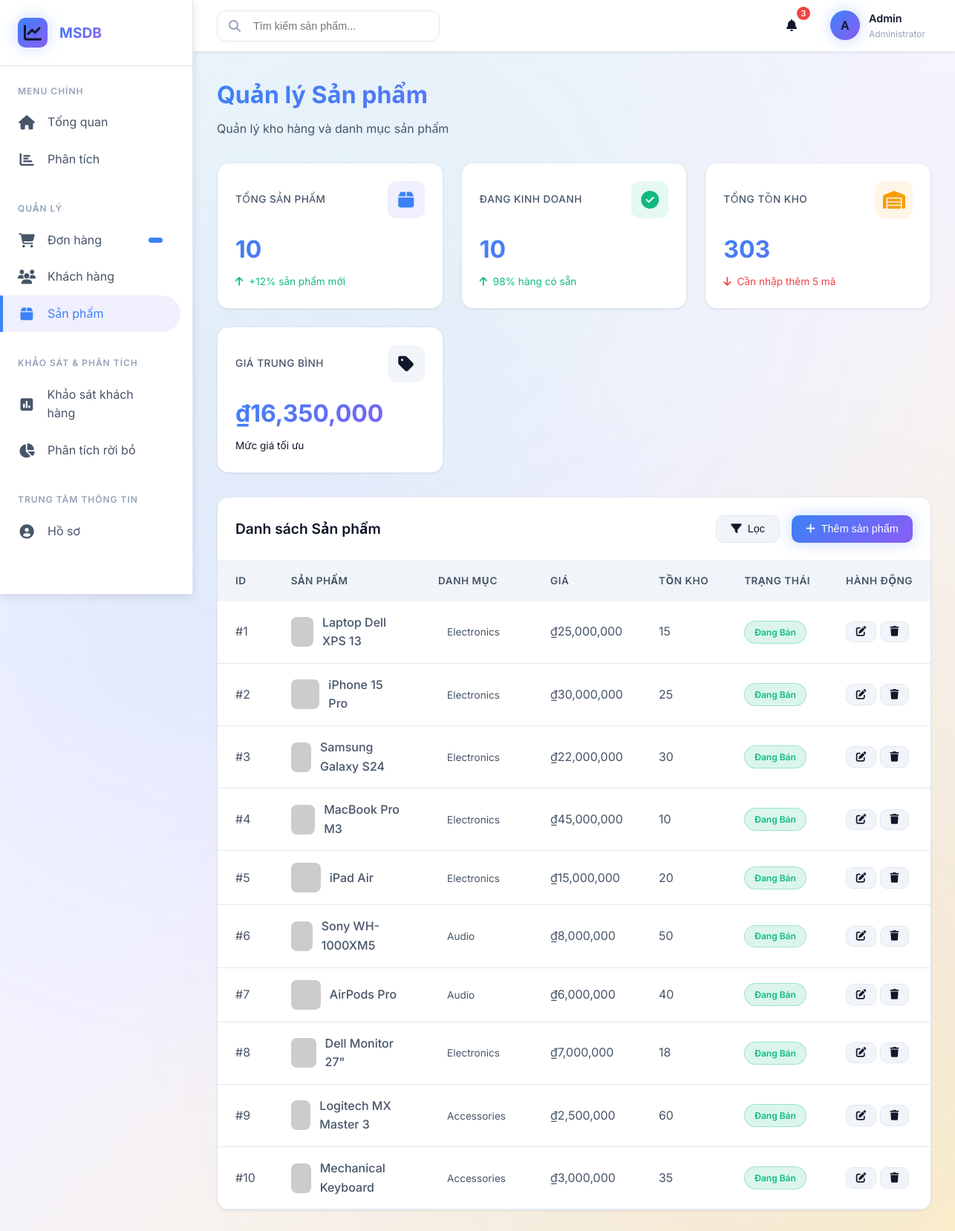
/products.php, run on the app's committed database.
### tables this page shows
CREATE TABLE IF NOT EXISTS products (
    id INT AUTO_INCREMENT PRIMARY KEY,
    product_name VARCHAR(100) NOT NULL,
    category VARCHAR(50),
    price DECIMAL(10, 2) NOT NULL,
    stock INT NOT NULL DEFAULT 0,
    description TEXT,
    image_url VARCHAR(255),
    status ENUM('active', 'inactive') DEFAULT 'active',
    created_at TIMESTAMP DEFAULT CURRENT_TIMESTAMP,
    updated_at TIMESTAMP DEFAULT CURRENT_TIMESTAMP ON UPDATE CURRENT_TIMESTAMP
);

### products.php (the view, shortened to what this page needs)
<?php
require_once 'db.php';
try {
    $sql = "SELECT * FROM products ORDER BY created_at DESC LIMIT 50";
    $stmt = $conn->query($sql);
    $products = $stmt->fetchAll(PDO::FETCH_ASSOC);
    $stats_sql = "SELECT
        COUNT(*) as total_products,
        SUM(CASE WHEN status = 'active' THEN 1 ELSE 0 END) as active_products,
        SUM(stock) as total_stock,
        AVG(price) as avg_price
        FROM products";
    $stats = $conn->query($stats_sql)->fetch(PDO::FETCH_ASSOC);
} catch(PDOException $e) {
    if (!isset($error)) {
        $error = "Error: " . $e->getMessage();
    }
}
?>
<!DOCTYPE html>
<html lang="vi">
<head>
    <link rel="stylesheet" href="css/style.css">
    <link rel="stylesheet" href="https://cdnjs.cloudflare.com/ajax/libs/font-awesome/6.4.0/css/all.min.css">
</head>
<body>
    <div class="dashboard-container">
        <aside class="sidebar">
            <div class="sidebar-header">
                <div class="logo">
                    <i class="fas fa-chart-line"></i>
                </div>
                <div class="logo-text">MSDB</div>
            </div>
            <nav class="sidebar-nav">
                <div class="nav-section">
                    <div class="nav-section-title">Menu chính</div>
                    <a href="index.php" class="nav-item">
                        <i class="fas fa-home"></i>
                        <span>Tổng quan</span>
                    </a>
                    <a href="analytics.php" class="nav-item">
                        <i class="fas fa-chart-bar"></i>
                        <span>Phân tích</span>
                    </a>
                </div>
                <div class="nav-section">
                    <div class="nav-section-title">Quản lý</div>
                    <a href="orders.php" class="nav-item">
                        <i class="fas fa-shopping-cart"></i>
                        <span>Đơn hàng</span>
                        <span class="nav-badge"><?php echo $pending_orders; ?></span>
                    </a>
                    <a href="customers.php" class="nav-item">
                        <i class="fas fa-users"></i>
                        <span>Khách hàng</span>
                    </a>
                    <a href="products.php" class="nav-item active">
                        <i class="fas fa-box"></i>
                        <span>Sản phẩm</span>
                    </a>
                </div>
                <div class="nav-section">
                    <div class="nav-section-title">Khảo sát & Phân tích</div>
                    <a href="surveys.php" class="nav-item"><i class="fas fa-poll"></i><span>Khảo sát khách hàng</span></a>
                    <a href="attrition.php" class="nav-item"><i class="fas fa-chart-pie"></i><span>Phân tích rời bỏ</span></a>
                </div>
                <div class="nav-section">
                    <div class="nav-section-title">Trung tâm thông tin</div>
                    <a href="profile.php" class="nav-item"><i class="fas fa-user-circle"></i><span>Hồ sơ</span></a>
                </div>
            </nav>
        </aside>
        <main class="main-content">
            <header class="header">
                <div class="header-left">
                    <div class="search-box">
                        <i class="fas fa-search"></i>
                        <input type="text" placeholder="Tìm kiếm sản phẩm...">
                    </div>
                </div>
                <div class="header-right">
                    <div class="header-icon">
                        <i class="fas fa-bell"></i>
                        <span class="badge">3</span>
                    </div>
                    <div class="user-profile">
                        <div class="user-avatar">A</div>
                        <div class="user-info">
                            <div class="user-name">Admin</div>
                            <div class="user-role">Administrator</div>
                        </div>
                    </div>
                </div>
            </header>
            <div class="content">
                <div class="page-header">
                    <h1 class="page-title">Quản lý Sản phẩm</h1>
                    <p class="page-subtitle">Quản lý kho hàng và danh mục sản phẩm</p>
                </div>
                <div class="stats-grid">
                    <div class="stat-card fade-in">
                        <div class="stat-header">
                            <div class="stat-title">Tổng sản phẩm</div>
                            <div class="stat-icon primary">
                                <i class="fas fa-box"></i>
                            </div>
                        </div>
                        <div class="stat-value"><?php echo number_format($stats['total_products'] ?? 0); ?></div>
                        <div class="stat-change positive">
                            <i class="fas fa-arrow-up"></i>
                            <span>+12% sản phẩm mới</span>
                        </div>
                    </div>
                    <div class="stat-card fade-in-delay-1">
                        <div class="stat-header">
                            <div class="stat-title">Đang kinh doanh</div>
                            <div class="stat-icon success">
                                <i class="fas fa-check-circle"></i>
                            </div>
                        </div>
                        <div class="stat-value"><?php echo number_format($stats['active_products'] ?? 0); ?></div>
                        <div class="stat-change positive">
                            <i class="fas fa-arrow-up"></i>
                            <span>98% hàng có sẵn</span>
                        </div>
                    </div>
                    <div class="stat-card fade-in-delay-2">
                        <div class="stat-header">
                            <div class="stat-title">Tổng tồn kho</div>
                            <div class="stat-icon warning">
                                <i class="fas fa-warehouse"></i>
                            </div>
                        </div>
                        <div class="stat-value"><?php echo number_format($stats['total_stock'] ?? 0); ?></div>
                        <div class="stat-change negative">
                            <i class="fas fa-arrow-down"></i>
                            <span>Cần nhập thêm 5 mã</span>
                        </div>
                    </div>
                    <div class="stat-card fade-in-delay-3">
                        <div class="stat-header">
                            <div class="stat-title">Giá trung bình</div>
                            <div class="stat-icon info">
                                <i class="fas fa-tag"></i>
                            </div>
                        </div>
                        <div class="stat-value">₫<?php echo number_format($stats['avg_price'] ?? 0); ?></div>
                        <div class="stat-change">
                            <span>Mức giá tối ưu</span>
                        </div>
                    </div>
                </div>
                <div class="table-card">
                    <div class="table-header">
                        <h3 class="table-title">Danh sách Sản phẩm</h3>
                        <div class="table-actions">
                            <button class="btn btn-secondary">
                                <i class="fas fa-filter"></i>
                                Lọc
                            </button>
                            <button class="btn btn-primary" onclick="openModal('addProductModal')">
                                <i class="fas fa-plus"></i>
                                Thêm sản phẩm
                            </button>
                        </div>
                    </div>
                    <div class="table-container">
                        <?php if (isset($error)): ?>
                            <div style="padding: 2rem; text-align: center; color: var(--danger);">
                                <i class="fas fa-exclamation-triangle" style="font-size: 3rem; margin-bottom: 1rem;"></i>
                                <p><?php echo htmlspecialchars($error); ?></p>
                                <p style="margin-top: 1rem; color: var(--text-secondary);">
                                    Hãy import database bằng cách chạy file <code>database_extended.sql</code>
                                </p>
                            </div>
                        <?php else: ?>
                            <table>
                                <thead>
                                    <tr>
                                        <th>ID</th>
                                        <th>Sản phẩm</th>
                                        <th>Danh mục</th>
                                        <th>Giá</th>
                                        <th>Tồn kho</th>
                                        <th>Trạng thái</th>
                                        <th>Hành động</th>
                                    </tr>
                                </thead>
                                <tbody>
                                    <?php foreach ($products as $product): ?>
                                        <tr>
                                            <td>#<?php echo $product['id']; ?></td>
                                            <td>
                                                <div style="display: flex; align-items: center; gap: 0.75rem;">
                                                    <div style="width: 40px; height: 40px; border-radius: 8px; background: #f3f4f6; overflow: hidden;">
                                                        <img src="<?php echo htmlspecialchars($product['image_url'] ?? 'https://via.placeholder.com/40'); ?>" alt="" style="width: 100%; height: 100%; object-fit: cover;">
                                                    </div>
                                                    <div style="font-weight: 500;"><?php echo htmlspecialchars($product['product_name']); ?></div>
                                                </div>
                                            </td>
                                            <td>
                                                <span style="padding: 0.25rem 0.75rem; background: var(--bg-secondary); border-radius: 999px; font-size: 0.85rem; color: var(--text-secondary);">
                                                    <?php echo htmlspecialchars($product['category']); ?>
                                                </span>
                                            </td>
                                            <td>₫<?php echo number_format($product['price']); ?></td>
                                            <td><?php echo number_format($product['stock']); ?></td>
                                            <td>
                                                <span class="status-badge <?php echo $product['status'] == 'active' ? 'completed' : 'cancelled'; ?>">
                                                    <?php echo $product['status'] == 'active' ? 'Đang bán' : 'Ngừng bán'; ?>
                                                </span>
                                            </td>
                                            <td>
                                                <button class="btn btn-secondary" style="padding: 0.4rem 0.8rem; font-size: 0.85rem;">
                                                    <i class="fas fa-edit"></i>
                                                </button>
                                                <button class="btn btn-secondary" style="padding: 0.4rem 0.8rem; font-size: 0.85rem;">
                                                    <i class="fas fa-trash"></i>
                                                </button>
                                            </td>
                                        </tr>
                                    <?php endforeach; ?>
                                </tbody>
                            </table>
                        <?php endif; ?>
                    </div>
                </div>
            </div>
        </main>
    </div>
</body>
</html>

### data on the page
products: id "1", product_name "Laptop Dell XPS 13", category "Electronics", price "25,000,000", stock "15", status "Đang Bán"
products: id "2", product_name "iPhone 15 Pro", category "Electronics", price "30,000,000", stock "25", status "Đang Bán"
products: id "3", product_name "Samsung Galaxy S24", category "Electronics", price "22,000,000", stock "30", status "Đang Bán"
products: id "4", product_name "MacBook Pro M3", category "Electronics", price "45,000,000", stock "10", status "Đang Bán"
products: id "5", product_name "iPad Air", category "Electronics", price "15,000,000", stock "20", status "Đang Bán"
products: id "6", product_name "Sony WH-1000XM5", category "Audio", price "8,000,000", stock "50", status "Đang Bán"
products: id "7", product_name "AirPods Pro", category "Audio", price "6,000,000", stock "40", status "Đang Bán"
products: id "8", product_name "Dell Monitor 27\"", category "Electronics", price "7,000,000", stock "18", status "Đang Bán"
products: id "9", product_name "Logitech MX Master 3", category "Accessories", price "2,500,000", stock "60", status "Đang Bán"
products: id "10", product_name "Mechanical Keyboard", category "Accessories", price "3,000,000", stock "35", status "Đang Bán"

### other printed values
$stats['total_products'] "10"
$stats['active_products'] "10"
$stats['total_stock'] "303"
$stats['avg_price'] "16,350,000"
